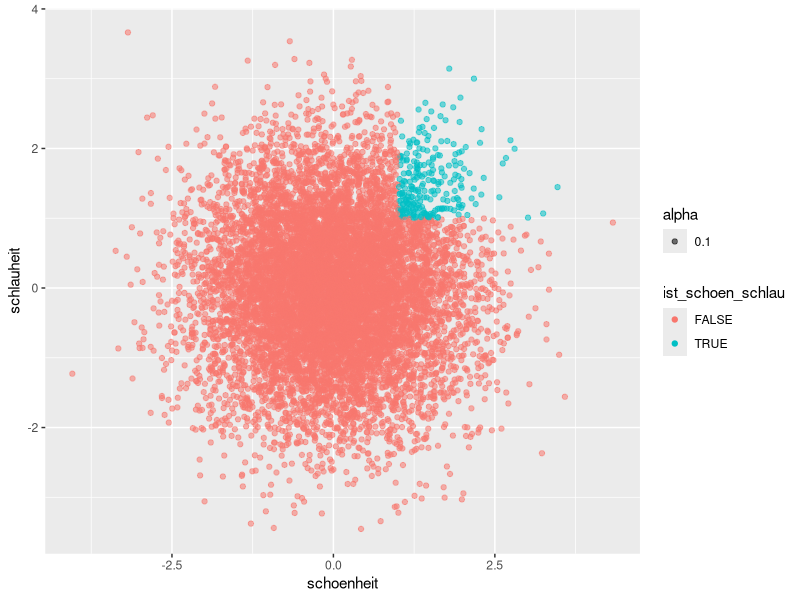

Generate this figure with R:
## ---- chunk 1
knitr::opts_chunk$set(fig.pos = 'H',
                      fig.asp = 0.618,
                      fig.width = 4,
                      fig.cap = "", 
                      fig.path = "",
                      echo = TRUE, 
                      message = FALSE,
                      fig.show = "hold")
## ---- chunk 2
library(tidyverse)
## ---- chunk 3
set.seed(42)

d <- tibble(
  id = 1:10^4,
  schoenheit = rnorm(n = 10^4, mean = 0, sd = 1),
  schlauheit = rnorm(n = 10^4, mean = 0, sd = 1))
## ---- chunk 4
d2 <-
  d %>% 
  count(schoenheit > 1, schlauheit > 1) %>% 
  mutate(prop = n / sum(n))

d2
## ---- chunk 5
solution <-
  d2 %>% 
  pull(prop) %>% 
  magrittr::extract(4)
  
## ---- chunk 6
d %>% 
  mutate(ist_schoen = if_else(schoenheit > 1, TRUE, FALSE),
         ist_schlau = if_else(schlauheit > 1, TRUE, FALSE),
         ist_schoen_schlau = if_else(ist_schoen & ist_schlau, TRUE, FALSE)) %>% 
  ggplot() +
  aes(x = schoenheit, y = schlauheit, color = ist_schoen_schlau, alpha = .1) +
  geom_point()
